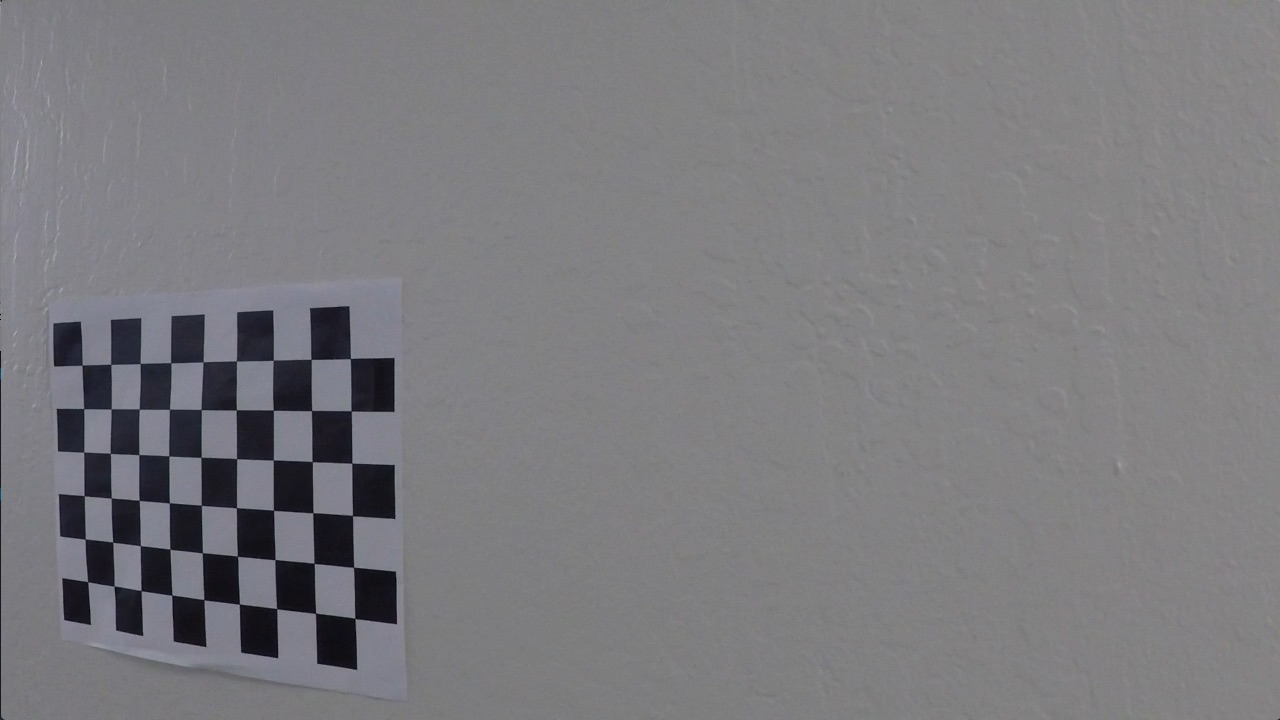
#> input picture camera_cal/test-cal.jpg, 1280 x 720 px
$ python distortion_corrector.py
#> lines starting #> are read from the running program, lines starting #| are printed output that depends on the picture
import numpy as np
import cv2
import matplotlib.pyplot as plt
import pickle
import os
import glob

TEST_FOLDER = './camera_cal/'
CAL_IMAGES = TEST_FOLDER + 'calibration*.jpg'
TEST_IMAGE = 'test-cal.jpg'


class distortionCorrector(object):

    def __init__(self):

        # Set these according to how many sin
        self.nx = 9
        self.ny = 6
        self.mtx = []
        self.dist = []

        fname = TEST_FOLDER + 'calibration.p'

        if  os.path.isfile(fname):
            print('Loading saved calibration file.')
            self.mtx, self.dist = pickle.load( open( fname, "rb" ) )
#> (reads camera_cal/calibration.p from the repository)
        else:
            self.__calibrate()
        return

    # [48 lines left out: function __calibrate, not called in this run]


    def undistort(self, img):
        """Returns undistored image"""

        return cv2.undistort(img, self.mtx, self.dist, None, self.mtx)

    def run(self):
#       fname = './test_images/test1.jpg'
        fname = TEST_FOLDER + TEST_IMAGE
        img = cv2.imread(fname)
#> img is the input picture: shape (720, 1280, 3); mean B, G, R 126.1, 122.8, 123.4
        img = img[...,::-1] #convert from opencv bgr to standard rgb

        undist = self.undistort(img)
#> in undistort, `return cv2.undistort(img, self.mtx, self.dist, None, self.mtx)`:
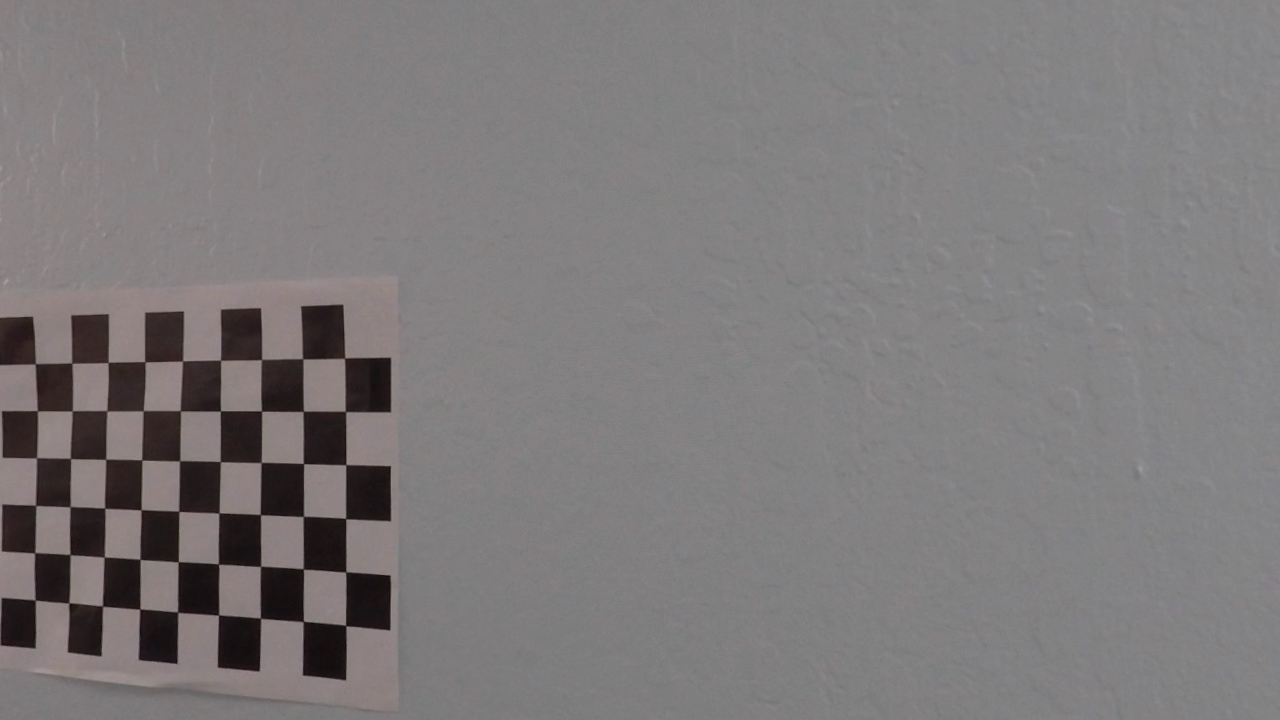
#> returned value: shape (720, 1280, 3); mean of channels 0, 1, 2 122.1, 121.6, 125.1; drawn as B, G, R

        f, (ax1, ax2) = plt.subplots(1, 2)
        f.tight_layout()
        ax1.imshow(img)
        ax1.set_title('Original Image')
        ax2.imshow(undist)
        ax2.set_title('Undistorted Image')

        plt.show()
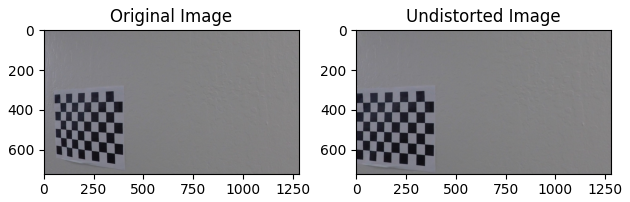
#> figure drawn by matplotlib, 2 panels
        return

if __name__ == '__main__':
    obj = distortionCorrector()
    obj.run()
